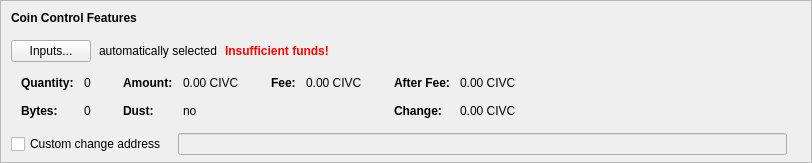
    <widget class="QFrame" name="frameCoinControl">
     <property name="sizePolicy">
      <sizepolicy hsizetype="Expanding" vsizetype="Expanding">
       <horstretch>0</horstretch>
       <verstretch>0</verstretch>
      </sizepolicy>
     </property>
     <property name="maximumSize">
      <size>
       <width>16777215</width>
       <height>16777215</height>
      </size>
     </property>
     <property name="frameShape">
      <enum>QFrame::StyledPanel</enum>
     </property>
     <property name="frameShadow">
      <enum>QFrame::Sunken</enum>
     </property>
     <layout class="QVBoxLayout" name="verticalLayoutCoinControl2">
      <property name="spacing">
       <number>0</number>
      </property>
      <property name="leftMargin">
       <number>0</number>
      </property>
      <property name="topMargin">
       <number>0</number>
      </property>
      <property name="rightMargin">
       <number>0</number>
      </property>
      <property name="bottomMargin">
       <number>6</number>
      </property>
      <item>
       <layout class="QVBoxLayout" name="verticalLayoutCoinControl" stretch="0,0,0,0,1">
        <property name="spacing">
         <number>0</number>
        </property>
        <property name="leftMargin">
         <number>10</number>
        </property>
        <property name="topMargin">
         <number>10</number>
        </property>
        <item>
         <layout class="QHBoxLayout" name="horizontalLayoutCoinControl1">
          <property name="bottomMargin">
           <number>15</number>
          </property>
          <item>
           <widget class="QLabel" name="labelCoinControlFeatures">
            <property name="sizePolicy">
             <sizepolicy hsizetype="Preferred" vsizetype="Maximum">
              <horstretch>0</horstretch>
              <verstretch>0</verstretch>
             </sizepolicy>
            </property>
            <property name="font">
             <font>
              <weight>75</weight>
              <bold>true</bold>
             </font>
            </property>
            <property name="styleSheet">
             <string notr="true">font-weight:bold;</string>
            </property>
            <property name="text">
             <string>Coin Control Features</string>
            </property>
           </widget>
          </item>
         </layout>
        </item>
        <item>
         <layout class="QHBoxLayout" name="horizontalLayoutCoinControl2" stretch="0,0,0,0">
          <property name="spacing">
           <number>8</number>
          </property>
          <property name="bottomMargin">
           <number>10</number>
          </property>
          <item>
           <widget class="QPushButton" name="pushButtonCoinControl">
            <property name="styleSheet">
             <string notr="true"/>
            </property>
            <property name="text">
             <string>Inputs...</string>
            </property>
            <property name="autoDefault">
             <bool>false</bool>
            </property>
           </widget>
          </item>
          <item>
           <widget class="QLabel" name="labelCoinControlAutomaticallySelected">
            <property name="text">
             <string>automatically selected</string>
            </property>
            <property name="margin">
             <number>5</number>
            </property>
           </widget>
          </item>
          <item>
           <widget class="QLabel" name="labelCoinControlInsuffFunds">
            <property name="font">
             <font>
              <weight>75</weight>
              <bold>true</bold>
             </font>
            </property>
            <property name="styleSheet">
             <string notr="true">color:red;font-weight:bold;</string>
            </property>
            <property name="text">
             <string>Insufficient funds!</string>
            </property>
            <property name="margin">
             <number>5</number>
            </property>
           </widget>
          </item>
          <item>
           <spacer name="horizontalSpacerCoinControl">
            <property name="orientation">
             <enum>Qt::Horizontal</enum>
            </property>
            <property name="sizeHint" stdset="0">
             <size>
              <width>40</width>
              <height>1</height>
             </size>
            </property>
           </spacer>
          </item>
         </layout>
        </item>
        <item>
         <widget class="QWidget" name="widgetCoinControl" native="true">
          <property name="sizePolicy">
           <sizepolicy hsizetype="Preferred" vsizetype="Preferred">
            <horstretch>0</horstretch>
            <verstretch>0</verstretch>
           </sizepolicy>
          </property>
          <property name="minimumSize">
           <size>
            <width>0</width>
            <height>0</height>
           </size>
          </property>
          <property name="styleSheet">
           <string notr="true"/>
          </property>
          <layout class="QHBoxLayout" name="horizontalLayoutCoinControl5">
           <property name="leftMargin">
            <number>0</number>
           </property>
           <property name="topMargin">
            <number>0</number>
           </property>
           <property name="rightMargin">
            <number>0</number>
           </property>
           <property name="bottomMargin">
            <number>0</number>
           </property>
           <item>
            <layout class="QHBoxLayout" name="horizontalLayoutCoinControl3" stretch="0,0,0,1">
             <property name="spacing">
              <number>20</number>
             </property>
             <property name="topMargin">
              <number>0</number>
             </property>
             <property name="bottomMargin">
              <number>10</number>
             </property>
             <item>
              <layout class="QFormLayout" name="formLayoutCoinControl1">
               <property name="horizontalSpacing">
                <number>10</number>
               </property>
               <property name="verticalSpacing">
                <number>14</number>
               </property>
               <property name="leftMargin">
                <number>10</number>
               </property>
               <property name="topMargin">
                <number>4</number>
               </property>
               <property name="rightMargin">
                <number>6</number>
               </property>
               <item row="0" column="0">
                <widget class="QLabel" name="labelCoinControlQuantityText">
                 <property name="font">
                  <font>
                   <weight>75</weight>
                   <bold>true</bold>
                  </font>
                 </property>
                 <property name="text">
                  <string>Quantity:</string>
                 </property>
                 <property name="margin">
                  <number>0</number>
                 </property>
                </widget>
               </item>
               <item row="0" column="1">
                <widget class="QLabel" name="labelCoinControlQuantity">
                 <property name="cursor">
                  <cursorShape>IBeamCursor</cursorShape>
                 </property>
                 <property name="contextMenuPolicy">
                  <enum>Qt::ActionsContextMenu</enum>
                 </property>
                 <property name="text">
                  <string notr="true">0</string>
                 </property>
                 <property name="margin">
                  <number>0</number>
                 </property>
                 <property name="textInteractionFlags">
                  <set>Qt::LinksAccessibleByMouse|Qt::TextSelectableByKeyboard|Qt::TextSelectableByMouse</set>
                 </property>
                </widget>
               </item>
               <item row="1" column="0">
                <widget class="QLabel" name="labelCoinControlBytesText">
                 <property name="font">
                  <font>
                   <weight>75</weight>
                   <bold>true</bold>
                  </font>
                 </property>
                 <property name="text">
                  <string>Bytes:</string>
                 </property>
                </widget>
               </item>
               <item row="1" column="1">
                <widget class="QLabel" name="labelCoinControlBytes">
                 <property name="cursor">
                  <cursorShape>IBeamCursor</cursorShape>
                 </property>
                 <property name="contextMenuPolicy">
                  <enum>Qt::ActionsContextMenu</enum>
                 </property>
                 <property name="text">
                  <string notr="true">0</string>
                 </property>
                 <property name="textInteractionFlags">
                  <set>Qt::LinksAccessibleByMouse|Qt::TextSelectableByKeyboard|Qt::TextSelectableByMouse</set>
                 </property>
                </widget>
               </item>
              </layout>
             </item>
             <item>
              <layout class="QFormLayout" name="formLayoutCoinControl2">
               <property name="horizontalSpacing">
                <number>10</number>
               </property>
               <property name="verticalSpacing">
                <number>14</number>
               </property>
               <property name="leftMargin">
                <number>6</number>
               </property>
               <property name="topMargin">
                <number>4</number>
               </property>
               <property name="rightMargin">
                <number>6</number>
               </property>
               <item row="0" column="0">
                <widget class="QLabel" name="labelCoinControlAmountText">
                 <property name="font">
                  <font>
                   <weight>75</weight>
                   <bold>true</bold>
                  </font>
                 </property>
                 <property name="text">
                  <string>Amount:</string>
                 </property>
                 <property name="margin">
                  <number>0</number>
                 </property>
                </widget>
               </item>
               <item row="0" column="1">
                <widget class="QLabel" name="labelCoinControlAmount">
                 <property name="cursor">
                  <cursorShape>IBeamCursor</cursorShape>
                 </property>
                 <property name="contextMenuPolicy">
                  <enum>Qt::ActionsContextMenu</enum>
                 </property>
                 <property name="text">
                  <string notr="true">0.00 CIVC</string>
                 </property>
                 <property name="textInteractionFlags">
                  <set>Qt::LinksAccessibleByMouse|Qt::TextSelectableByKeyboard|Qt::TextSelectableByMouse</set>
                 </property>
                </widget>
               </item>
               <item row="1" column="0">
                <widget class="QLabel" name="labelCoinControlLowOutputText">
                 <property name="font">
                  <font>
                   <weight>75</weight>
                   <bold>true</bold>
                  </font>
                 </property>
                 <property name="text">
                  <string>Dust:</string>
                 </property>
                </widget>
               </item>
               <item row="1" column="1">
                <widget class="QLabel" name="labelCoinControlLowOutput">
                 <property name="cursor">
                  <cursorShape>IBeamCursor</cursorShape>
                 </property>
                 <property name="contextMenuPolicy">
                  <enum>Qt::ActionsContextMenu</enum>
                 </property>
                 <property name="text">
                  <string notr="true">no</string>
                 </property>
                 <property name="textInteractionFlags">
                  <set>Qt::LinksAccessibleByMouse|Qt::TextSelectableByKeyboard|Qt::TextSelectableByMouse</set>
                 </property>
                </widget>
               </item>
              </layout>
             </item>
             <item>
              <layout class="QFormLayout" name="formLayoutCoinControl3">
               <property name="horizontalSpacing">
                <number>10</number>
               </property>
               <property name="verticalSpacing">
                <number>14</number>
               </property>
               <property name="leftMargin">
                <number>6</number>
               </property>
               <property name="topMargin">
                <number>4</number>
               </property>
               <property name="rightMargin">
                <number>6</number>
               </property>
               <item row="0" column="0">
                <widget class="QLabel" name="labelCoinControlFeeText">
                 <property name="font">
                  <font>
                   <weight>75</weight>
                   <bold>true</bold>
                  </font>
                 </property>
                 <property name="text">
                  <string>Fee:</string>
                 </property>
                 <property name="margin">
                  <number>0</number>
                 </property>
                </widget>
               </item>
               <item row="0" column="1">
                <widget class="QLabel" name="labelCoinControlFee">
                 <property name="cursor">
                  <cursorShape>IBeamCursor</cursorShape>
                 </property>
                 <property name="contextMenuPolicy">
                  <enum>Qt::ActionsContextMenu</enum>
                 </property>
                 <property name="text">
                  <string notr="true">0.00 CIVC</string>
                 </property>
                 <property name="textInteractionFlags">
                  <set>Qt::LinksAccessibleByMouse|Qt::TextSelectableByKeyboard|Qt::TextSelectableByMouse</set>
                 </property>
                </widget>
               </item>
              </layout>
             </item>
             <item>
              <layout class="QFormLayout" name="formLayoutCoinControl4">
               <property name="horizontalSpacing">
                <number>10</number>
               </property>
               <property name="verticalSpacing">
                <number>14</number>
               </property>
               <property name="leftMargin">
                <number>6</number>
               </property>
               <property name="topMargin">
                <number>4</number>
               </property>
               <property name="rightMargin">
                <number>6</number>
               </property>
               <item row="0" column="0">
                <widget class="QLabel" name="labelCoinControlAfterFeeText">
                 <property name="font">
                  <font>
                   <weight>75</weight>
                   <bold>true</bold>
                  </font>
                 </property>
                 <property name="text">
                  <string>After Fee:</string>
                 </property>
                 <property name="margin">
                  <number>0</number>
                 </property>
                </widget>
               </item>
               <item row="0" column="1">
                <widget class="QLabel" name="labelCoinControlAfterFee">
                 <property name="cursor">
                  <cursorShape>IBeamCursor</cursorShape>
                 </property>
                 <property name="contextMenuPolicy">
                  <enum>Qt::ActionsContextMenu</enum>
                 </property>
                 <property name="text">
                  <string notr="true">0.00 CIVC</string>
                 </property>
                 <property name="textInteractionFlags">
                  <set>Qt::LinksAccessibleByMouse|Qt::TextSelectableByKeyboard|Qt::TextSelectableByMouse</set>
                 </property>
                </widget>
               </item>
               <item row="1" column="0">
                <widget class="QLabel" name="labelCoinControlChangeText">
                 <property name="font">
                  <font>
                   <weight>75</weight>
                   <bold>true</bold>
                  </font>
                 </property>
                 <property name="text">
                  <string>Change:</string>
                 </property>
                </widget>
               </item>
               <item row="1" column="1">
                <widget class="QLabel" name="labelCoinControlChange">
                 <property name="cursor">
                  <cursorShape>IBeamCursor</cursorShape>
                 </property>
                 <property name="contextMenuPolicy">
                  <enum>Qt::ActionsContextMenu</enum>
                 </property>
                 <property name="text">
                  <string notr="true">0.00 CIVC</string>
                 </property>
                 <property name="textInteractionFlags">
                  <set>Qt::LinksAccessibleByMouse|Qt::TextSelectableByKeyboard|Qt::TextSelectableByMouse</set>
                 </property>
                </widget>
               </item>
              </layout>
             </item>
            </layout>
           </item>
          </layout>
         </widget>
        </item>
        <item>
         <layout class="QHBoxLayout" name="horizontalLayoutCoinControl4" stretch="0,0,0">
          <property name="spacing">
           <number>12</number>
          </property>
          <property name="sizeConstraint">
           <enum>QLayout::SetDefaultConstraint</enum>
          </property>
          <property name="topMargin">
           <number>5</number>
          </property>
          <property name="rightMargin">
           <number>5</number>
          </property>
          <item>
           <widget class="QCheckBox" name="checkBoxCoinControlChange">
            <property name="toolTip">
             <string>If this is activated, but the change address is empty or invalid, change will be sent to a newly generated address.</string>
            </property>
            <property name="text">
             <string>Custom change address</string>
            </property>
           </widget>
          </item>
          <item>
           <widget class="QValidatedLineEdit" name="lineEditCoinControlChange">
            <property name="enabled">
             <bool>false</bool>
            </property>
            <property name="sizePolicy">
             <sizepolicy hsizetype="Expanding" vsizetype="Fixed">
              <horstretch>0</horstretch>
              <verstretch>0</verstretch>
             </sizepolicy>
            </property>
           </widget>
          </item>
          <item>
           <widget class="QLabel" name="labelCoinControlChangeLabel">
            <property name="sizePolicy">
             <sizepolicy hsizetype="Preferred" vsizetype="Expanding">
              <horstretch>0</horstretch>
              <verstretch>0</verstretch>
             </sizepolicy>
            </property>
            <property name="minimumSize">
             <size>
              <width>0</width>
              <height>0</height>
             </size>
            </property>
            <property name="text">
             <string/>
            </property>
            <property name="margin">
             <number>3</number>
            </property>
           </widget>
          </item>
         </layout>
        </item>
        <item>
         <spacer name="verticalSpacerCoinControl">
          <property name="orientation">
           <enum>Qt::Vertical</enum>
          </property>
          <property name="sizeHint" stdset="0">
           <size>
            <width>800</width>
            <height>1</height>
           </size>
          </property>
         </spacer>
        </item>
       </layout>
      </item>
     </layout>
    </widget>
